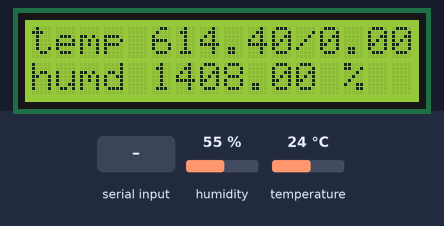
This sketch was run on a simulated Arduino Uno, built with avr-gcc and run on an emulated ATmega328P. Shown: 16×2 character LCD. Wiring (inferred from the names in the program): DHT11 sensor: data A1. Inputs (shaded band) come from the test bench; at power-on: humidity 55 %, temperature 24 °C. What the sketch prints to the serial monitor is not drawn.

Above: at 4.2 s.
4.3 s: "90,45\n" received over Serial
At 6.5 s:
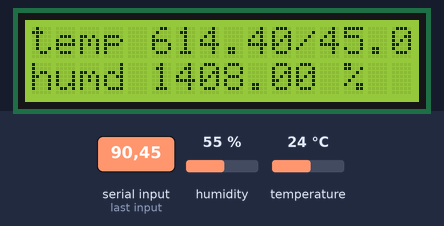
8.3 s: humidity set to 22 %
At 10.3 s:
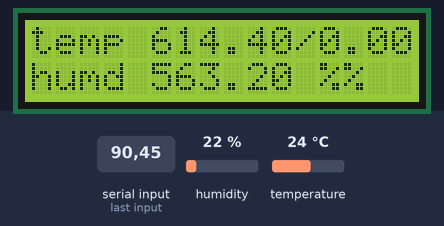
11.5 s: temperature set to 41 °C
At 12.7 s:
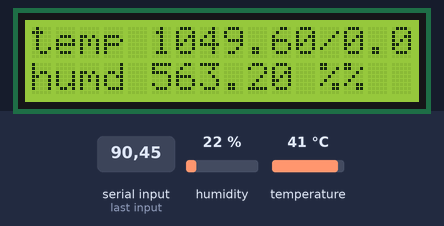
13.7 s: "30,150\n" received over Serial
At 15.3 s:
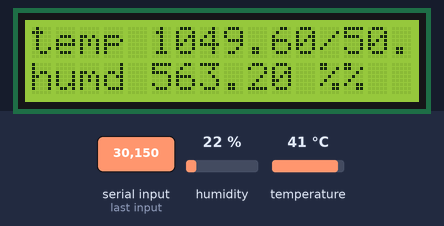
15.8 s: temperature set to 12 °C
At 17.6 s:
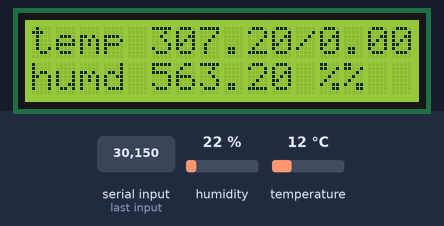
17.9 s: humidity set to 40 %
At 18.9 s:
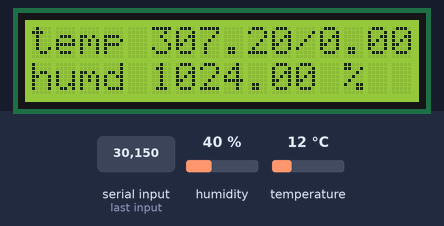
Timing chart, 0 to 20.9 s (numbered marks = the images above; inputs shaded):
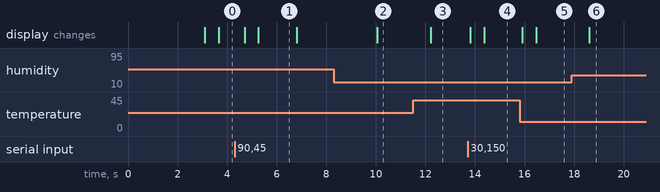

The sketch:

dht_read.ino
```cpp
#define DHTPIN A1     // what pin we're connected to
#include <Wire.h>
#include <LiquidCrystal_I2C.h>
#include "DHT.h"
// Set the LCD address to 0x27 for a 16 chars and 2 line display
LiquidCrystal_I2C lcd(0x3F, 16, 2);//u need i2c scan
// Uncomment whatever type you're using!
//#define DHTTYPE DHT11   // DHT 11
#define DHTTYPE DHT22   // DHT 22  (AM2302)
//Of all the sensors, this is the most precise and accurate. a dollar or two dollars.

//#define DHTTYPE DHT21   // DHT 21 (AM2301)
// Connect pin 1 (on the left) of the sensor to +5V
// Connect pin 2 of the sensor to whatever your DHTPIN is
// Connect pin 4 (on the right) of the sensor to GROUND
// Connect a 10K resistor from pin 2 (data) to pin 1 (power) of the sensor
int cpu_temp ;
float new_cpu_temp;
DHT dht(DHTPIN, DHTTYPE);

void setup() {
  Serial.begin(9600);
  dht.begin();
  // initialize the LCD
  lcd.begin();
  // Turn on the blacklight and print a message.
  lcd.backlight();
  lcd.print("Hello, sunghwan");
  lcd.setCursor(0, 1);
  lcd.print("roomSERVER v.2");
  delay(3000);
  lcd.clear();
}
void loop() {
  // Reading temperature or humidity takes about 250 milliseconds!
  // Sensor readings may also be up to 2 seconds 'old' (its a very slow sensor)
  float h = dht.readHumidity();
  float t = dht.readTemperature();
  // check if returns are valid, if they are NaN (not a number) then something went wrong!
  if (!(isnan(t) || isnan(h))) {
    //ex 56.85% 35.43 C => 56853543
    //Serial.print(h);Serial.print(t);
    float data_total = h * 1000000 + t * 100;
    Serial.println(data_total);
  }
  if (Serial.available()) {
    cpu_temp = Serial.parseInt();
  }
  if (cpu_temp > 99) {
    int one_h = cpu_temp / 100;
    int and_they = cpu_temp % 100;
    new_cpu_temp = and_they + (one_h * 0.1);
  }
  else {
    new_cpu_temp = cpu_temp;
  }
  lcd.print("temp "); lcd.print(t); lcd.print("/"); lcd.print(new_cpu_temp); lcd.print(" C");
  lcd.setCursor(0, 1);
  lcd.print("humd "); lcd.print(h); lcd.print(" %");
  lcd.setCursor(0, 0);
}
```

Measured:
- after the input at 4.3 s, the display: first changes after 0.42 s (image 1 shows a later state)
- after the input at 8.3 s, the display: changes after 1.8 s (image 2)
- after the input at 11.5 s, the display: changes after 0.71 s (image 3)
- after the input at 13.7 s, the display: first changes after 0.11 s (image 4 shows a later state)
- after the input at 15.8 s, the display: first differs from a run without the input after 0.66 s (image 5)
- after the input at 17.9 s, the display: changes after 0.72 s (image 6)
- what the display in image 1 shows lasts 1.5 s, from 5.3 s to 6.8 s
